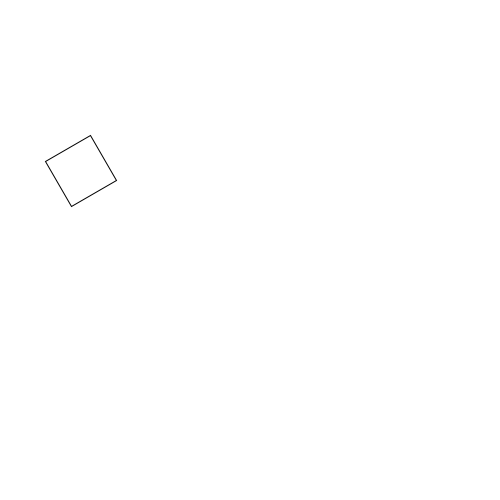
Frame 1 (no input)
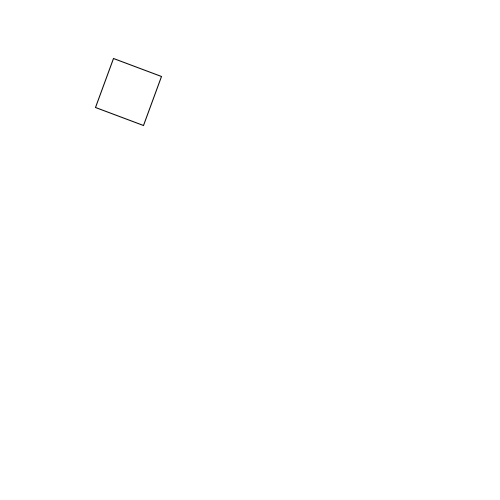
Frame 60 (the mouse pressed at the canvas centre just before this capture)
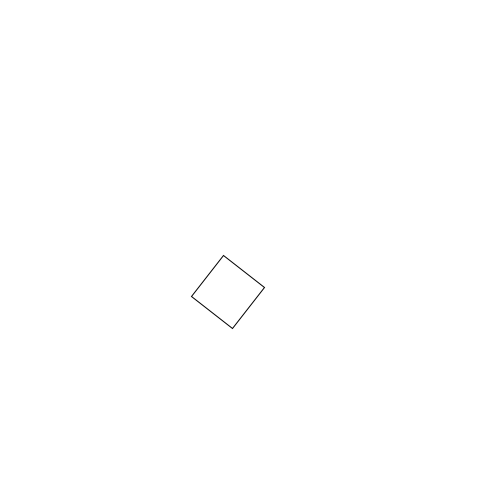
Frame 120 (the mouse held since frame 60 and released just before this capture)

The Processing sketch that drew these frames (run headless with seeded random() and noise(); from frame 60 on, the mouse is pressed at the canvas centre):

// Processing sketch: processing_115611
// ── processing_115611.pde

/*
  Moving rotating square
 */

// rotation angle
float angle= PI/3.0;
int move= 100;

void setup() {
  size(500, 500);
  // Decrease framerate for better visual outcome
  frameRate(10);
}

void draw() {
  // Draw only the current square
  background(255);
  //Moving zero-coordinate point
  translate(move, move);
  // rotate the rectangle
  rotate(angle);
  // draw the rectangle
  rect(26, 26, 52, 52);
  // Increase the angle for the next rectangle
  angle++;
  // Move the center the circle
  move++;
}
